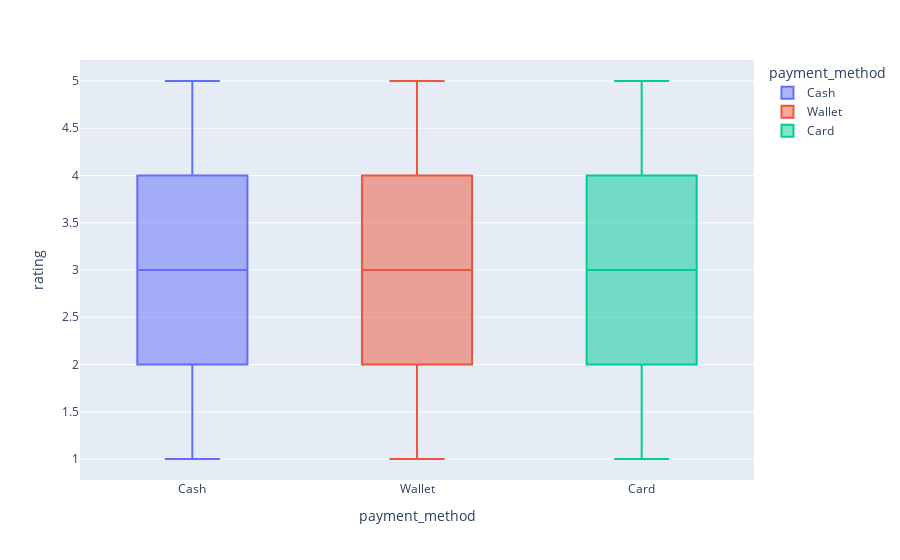

The cell this chart's notebook holds for it:
### Code cell
fig = px.box(df, x='payment_method', y='rating', color='payment_method')
fig.show()

### Figure 1 — Plotly figure (JSON) as saved in the notebook; plotly's stock layout.template omitted (floating-point values rounded to 4 significant figures; data arrays with more than 128 entries replaced by an {"elided": "..."} marker saying what was removed)
{"data": [{"alignmentgroup": "True", "hovertemplate": "payment_method=%{x}<br>rating=%{y}<extra></extra>", "legendgroup": "Cash", "marker": {"color": "#636efa"}, "name": "Cash", "notched": false, "offsetgroup": "Cash", "orientation": "v", "showlegend": true, "type": "box", "x": {"elided": "2039 str values"}, "x0": " ", "xaxis": "x", "y": {"elided": "2039 int values"}, "y0": " ", "yaxis": "y"}, {"alignmentgroup": "True", "hovertemplate": "payment_method=%{x}<br>rating=%{y}<extra></extra>", "legendgroup": "Wallet", "marker": {"color": "#EF553B"}, "name": "Wallet", "notched": false, "offsetgroup": "Wallet", "orientation": "v", "showlegend": true, "type": "box", "x": {"elided": "1959 str values"}, "x0": " ", "xaxis": "x", "y": {"elided": "1959 int values"}, "y0": " ", "yaxis": "y"}, {"alignmentgroup": "True", "hovertemplate": "payment_method=%{x}<br>rating=%{y}<extra></extra>", "legendgroup": "Card", "marker": {"color": "#00cc96"}, "name": "Card", "notched": false, "offsetgroup": "Card", "orientation": "v", "showlegend": true, "type": "box", "x": {"elided": "2002 str values"}, "x0": " ", "xaxis": "x", "y": {"elided": "2002 int values"}, "y0": " ", "yaxis": "y"}], "layout": {"boxmode": "overlay", "legend": {"title": {"text": "payment_method"}, "tracegroupgap": 0}, "margin": {"t": 60}, "xaxis": {"anchor": "y", "categoryarray": ["Cash", "Wallet", "Card"], "categoryorder": "array", "domain": [0, 1], "title": {"text": "payment_method"}}, "yaxis": {"anchor": "x", "domain": [0, 1], "title": {"text": "rating"}}}}
